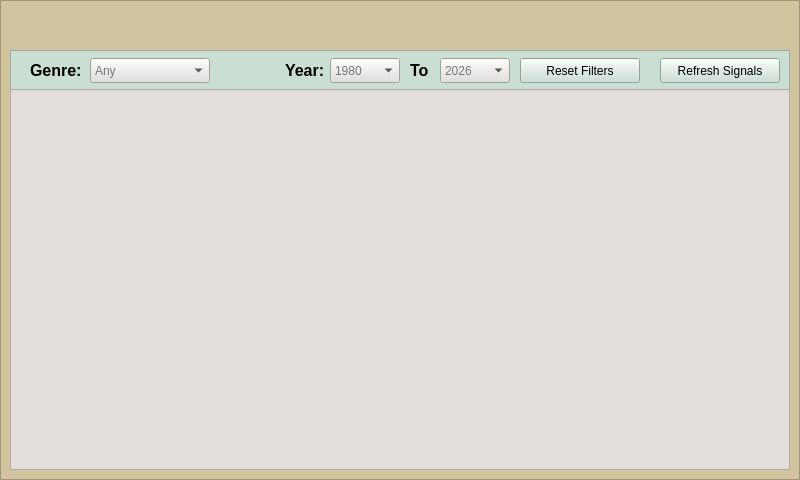
<?xml version="1.0" encoding="UTF-8"?>
<ui version="4.0">
 <class>MainWindow</class>
 <widget class="QMainWindow" name="MainWindow">
  <property name="geometry">
   <rect>
    <x>0</x>
    <y>0</y>
    <width>800</width>
    <height>480</height>
   </rect>
  </property>
  <property name="windowTitle">
   <string>MainWindow</string>
  </property>
  <widget class="QWidget" name="centralwidget">
   <widget class="QFrame" name="frame_background">
    <property name="geometry">
     <rect>
      <x>0</x>
      <y>0</y>
      <width>800</width>
      <height>480</height>
     </rect>
    </property>
    <property name="palette">
     <palette>
      <active>
       <colorrole role="Button">
        <brush brushstyle="SolidPattern">
         <color alpha="255">
          <red>210</red>
          <green>196</green>
          <blue>158</blue>
         </color>
        </brush>
       </colorrole>
       <colorrole role="Base">
        <brush brushstyle="SolidPattern">
         <color alpha="255">
          <red>210</red>
          <green>196</green>
          <blue>158</blue>
         </color>
        </brush>
       </colorrole>
       <colorrole role="Window">
        <brush brushstyle="SolidPattern">
         <color alpha="255">
          <red>210</red>
          <green>196</green>
          <blue>158</blue>
         </color>
        </brush>
       </colorrole>
      </active>
      <inactive>
       <colorrole role="Button">
        <brush brushstyle="SolidPattern">
         <color alpha="255">
          <red>210</red>
          <green>196</green>
          <blue>158</blue>
         </color>
        </brush>
       </colorrole>
       <colorrole role="Base">
        <brush brushstyle="SolidPattern">
         <color alpha="255">
          <red>210</red>
          <green>196</green>
          <blue>158</blue>
         </color>
        </brush>
       </colorrole>
       <colorrole role="Window">
        <brush brushstyle="SolidPattern">
         <color alpha="255">
          <red>210</red>
          <green>196</green>
          <blue>158</blue>
         </color>
        </brush>
       </colorrole>
      </inactive>
      <disabled>
       <colorrole role="Button">
        <brush brushstyle="SolidPattern">
         <color alpha="255">
          <red>210</red>
          <green>196</green>
          <blue>158</blue>
         </color>
        </brush>
       </colorrole>
       <colorrole role="Base">
        <brush brushstyle="SolidPattern">
         <color alpha="255">
          <red>210</red>
          <green>196</green>
          <blue>158</blue>
         </color>
        </brush>
       </colorrole>
       <colorrole role="Window">
        <brush brushstyle="SolidPattern">
         <color alpha="255">
          <red>210</red>
          <green>196</green>
          <blue>158</blue>
         </color>
        </brush>
       </colorrole>
      </disabled>
     </palette>
    </property>
    <property name="autoFillBackground">
     <bool>false</bool>
    </property>
    <property name="styleSheet">
     <string notr="true">background-color: rgb(210, 196, 158);</string>
    </property>
    <property name="frameShape">
     <enum>QFrame::Shape::StyledPanel</enum>
    </property>
    <property name="frameShadow">
     <enum>QFrame::Shadow::Raised</enum>
    </property>
    <widget class="QFrame" name="filters_frame">
     <property name="geometry">
      <rect>
       <x>10</x>
       <y>50</y>
       <width>780</width>
       <height>41</height>
      </rect>
     </property>
     <property name="styleSheet">
      <string notr="true">background-color: rgb(203, 222, 211);
border-color: rgb(79, 79, 79);</string>
     </property>
     <property name="frameShape">
      <enum>QFrame::Shape::StyledPanel</enum>
     </property>
     <property name="frameShadow">
      <enum>QFrame::Shadow::Raised</enum>
     </property>
     <property name="lineWidth">
      <number>1</number>
     </property>
     <property name="midLineWidth">
      <number>1</number>
     </property>
     <widget class="QLabel" name="genre_lbl">
      <property name="geometry">
       <rect>
        <x>20</x>
        <y>8</y>
        <width>60</width>
        <height>25</height>
       </rect>
      </property>
      <property name="palette">
       <palette>
        <active>
         <colorrole role="WindowText">
          <brush brushstyle="SolidPattern">
           <color alpha="255">
            <red>0</red>
            <green>0</green>
            <blue>0</blue>
           </color>
          </brush>
         </colorrole>
         <colorrole role="Button">
          <brush brushstyle="SolidPattern">
           <color alpha="255">
            <red>203</red>
            <green>222</green>
            <blue>211</blue>
           </color>
          </brush>
         </colorrole>
         <colorrole role="Text">
          <brush brushstyle="SolidPattern">
           <color alpha="255">
            <red>0</red>
            <green>0</green>
            <blue>0</blue>
           </color>
          </brush>
         </colorrole>
         <colorrole role="ButtonText">
          <brush brushstyle="SolidPattern">
           <color alpha="255">
            <red>0</red>
            <green>0</green>
            <blue>0</blue>
           </color>
          </brush>
         </colorrole>
         <colorrole role="Base">
          <brush brushstyle="SolidPattern">
           <color alpha="255">
            <red>203</red>
            <green>222</green>
            <blue>211</blue>
           </color>
          </brush>
         </colorrole>
         <colorrole role="Window">
          <brush brushstyle="SolidPattern">
           <color alpha="255">
            <red>203</red>
            <green>222</green>
            <blue>211</blue>
           </color>
          </brush>
         </colorrole>
         <colorrole role="PlaceholderText">
          <brush brushstyle="SolidPattern">
           <color alpha="128">
            <red>0</red>
            <green>0</green>
            <blue>0</blue>
           </color>
          </brush>
         </colorrole>
        </active>
        <inactive>
         <colorrole role="WindowText">
          <brush brushstyle="SolidPattern">
           <color alpha="255">
            <red>0</red>
            <green>0</green>
            <blue>0</blue>
           </color>
          </brush>
         </colorrole>
         <colorrole role="Button">
          <brush brushstyle="SolidPattern">
           <color alpha="255">
            <red>203</red>
            <green>222</green>
            <blue>211</blue>
           </color>
          </brush>
         </colorrole>
         <colorrole role="Text">
          <brush brushstyle="SolidPattern">
           <color alpha="255">
            <red>0</red>
            <green>0</green>
            <blue>0</blue>
           </color>
          </brush>
         </colorrole>
         <colorrole role="ButtonText">
          <brush brushstyle="SolidPattern">
           <color alpha="255">
            <red>0</red>
            <green>0</green>
            <blue>0</blue>
           </color>
          </brush>
         </colorrole>
         <colorrole role="Base">
          <brush brushstyle="SolidPattern">
           <color alpha="255">
            <red>203</red>
            <green>222</green>
            <blue>211</blue>
           </color>
          </brush>
         </colorrole>
         <colorrole role="Window">
          <brush brushstyle="SolidPattern">
           <color alpha="255">
            <red>203</red>
            <green>222</green>
            <blue>211</blue>
           </color>
          </brush>
         </colorrole>
         <colorrole role="PlaceholderText">
          <brush brushstyle="SolidPattern">
           <color alpha="128">
            <red>0</red>
            <green>0</green>
            <blue>0</blue>
           </color>
          </brush>
         </colorrole>
        </inactive>
        <disabled>
         <colorrole role="WindowText">
          <brush brushstyle="SolidPattern">
           <color alpha="255">
            <red>0</red>
            <green>0</green>
            <blue>0</blue>
           </color>
          </brush>
         </colorrole>
         <colorrole role="Button">
          <brush brushstyle="SolidPattern">
           <color alpha="255">
            <red>203</red>
            <green>222</green>
            <blue>211</blue>
           </color>
          </brush>
         </colorrole>
         <colorrole role="Text">
          <brush brushstyle="SolidPattern">
           <color alpha="255">
            <red>0</red>
            <green>0</green>
            <blue>0</blue>
           </color>
          </brush>
         </colorrole>
         <colorrole role="ButtonText">
          <brush brushstyle="SolidPattern">
           <color alpha="255">
            <red>0</red>
            <green>0</green>
            <blue>0</blue>
           </color>
          </brush>
         </colorrole>
         <colorrole role="Base">
          <brush brushstyle="SolidPattern">
           <color alpha="255">
            <red>203</red>
            <green>222</green>
            <blue>211</blue>
           </color>
          </brush>
         </colorrole>
         <colorrole role="Window">
          <brush brushstyle="SolidPattern">
           <color alpha="255">
            <red>203</red>
            <green>222</green>
            <blue>211</blue>
           </color>
          </brush>
         </colorrole>
         <colorrole role="PlaceholderText">
          <brush brushstyle="SolidPattern">
           <color alpha="128">
            <red>0</red>
            <green>0</green>
            <blue>0</blue>
           </color>
          </brush>
         </colorrole>
        </disabled>
       </palette>
      </property>
      <property name="font">
       <font>
        <pointsize>12</pointsize>
        <bold>true</bold>
       </font>
      </property>
      <property name="styleSheet">
       <string notr="true">color: rgb(0, 0, 0);</string>
      </property>
      <property name="text">
       <string>Genre:</string>
      </property>
     </widget>
     <widget class="QLabel" name="year_lbl_1">
      <property name="geometry">
       <rect>
        <x>275</x>
        <y>8</y>
        <width>40</width>
        <height>25</height>
       </rect>
      </property>
      <property name="palette">
       <palette>
        <active>
         <colorrole role="WindowText">
          <brush brushstyle="SolidPattern">
           <color alpha="255">
            <red>0</red>
            <green>0</green>
            <blue>0</blue>
           </color>
          </brush>
         </colorrole>
         <colorrole role="Button">
          <brush brushstyle="SolidPattern">
           <color alpha="255">
            <red>203</red>
            <green>222</green>
            <blue>211</blue>
           </color>
          </brush>
         </colorrole>
         <colorrole role="Text">
          <brush brushstyle="SolidPattern">
           <color alpha="255">
            <red>0</red>
            <green>0</green>
            <blue>0</blue>
           </color>
          </brush>
         </colorrole>
         <colorrole role="Base">
          <brush brushstyle="SolidPattern">
           <color alpha="255">
            <red>203</red>
            <green>222</green>
            <blue>211</blue>
           </color>
          </brush>
         </colorrole>
         <colorrole role="Window">
          <brush brushstyle="SolidPattern">
           <color alpha="255">
            <red>203</red>
            <green>222</green>
            <blue>211</blue>
           </color>
          </brush>
         </colorrole>
        </active>
        <inactive>
         <colorrole role="WindowText">
          <brush brushstyle="SolidPattern">
           <color alpha="255">
            <red>0</red>
            <green>0</green>
            <blue>0</blue>
           </color>
          </brush>
         </colorrole>
         <colorrole role="Button">
          <brush brushstyle="SolidPattern">
           <color alpha="255">
            <red>203</red>
            <green>222</green>
            <blue>211</blue>
           </color>
          </brush>
         </colorrole>
         <colorrole role="Text">
          <brush brushstyle="SolidPattern">
           <color alpha="255">
            <red>0</red>
            <green>0</green>
            <blue>0</blue>
           </color>
          </brush>
         </colorrole>
         <colorrole role="Base">
          <brush brushstyle="SolidPattern">
           <color alpha="255">
            <red>203</red>
            <green>222</green>
            <blue>211</blue>
           </color>
          </brush>
         </colorrole>
         <colorrole role="Window">
          <brush brushstyle="SolidPattern">
           <color alpha="255">
            <red>203</red>
            <green>222</green>
            <blue>211</blue>
           </color>
          </brush>
         </colorrole>
        </inactive>
        <disabled>
         <colorrole role="Button">
          <brush brushstyle="SolidPattern">
           <color alpha="255">
            <red>203</red>
            <green>222</green>
            <blue>211</blue>
           </color>
          </brush>
         </colorrole>
         <colorrole role="Base">
          <brush brushstyle="SolidPattern">
           <color alpha="255">
            <red>203</red>
            <green>222</green>
            <blue>211</blue>
           </color>
          </brush>
         </colorrole>
         <colorrole role="Window">
          <brush brushstyle="SolidPattern">
           <color alpha="255">
            <red>203</red>
            <green>222</green>
            <blue>211</blue>
           </color>
          </brush>
         </colorrole>
        </disabled>
       </palette>
      </property>
      <property name="font">
       <font>
        <pointsize>12</pointsize>
        <bold>true</bold>
       </font>
      </property>
      <property name="text">
       <string>Year:</string>
      </property>
     </widget>
     <widget class="QComboBox" name="genre_cmb">
      <property name="geometry">
       <rect>
        <x>80</x>
        <y>8</y>
        <width>120</width>
        <height>25</height>
       </rect>
      </property>
      <property name="styleSheet">
       <string notr="true">background-color: rgb(226, 223, 218);
color: rgb(0, 0, 0);
font: 12pt &quot;Segoe UI&quot;;</string>
      </property>
      <property name="placeholderText">
       <string>Any</string>
      </property>
      <item>
       <property name="text">
        <string>Any</string>
       </property>
      </item>
      <item>
       <property name="text">
        <string>Pop</string>
       </property>
      </item>
      <item>
       <property name="text">
        <string>Country</string>
       </property>
      </item>
      <item>
       <property name="text">
        <string>Rap</string>
       </property>
      </item>
      <item>
       <property name="text">
        <string>Metal</string>
       </property>
      </item>
     </widget>
     <widget class="QComboBox" name="year_cmb_1">
      <property name="geometry">
       <rect>
        <x>320</x>
        <y>8</y>
        <width>70</width>
        <height>25</height>
       </rect>
      </property>
      <property name="styleSheet">
       <string notr="true">background-color: rgb(226, 223, 218);
color: rgb(0, 0, 0);
font: 12pt &quot;Segoe UI&quot;;</string>
      </property>
      <property name="placeholderText">
       <string>1980</string>
      </property>
      <item>
       <property name="text">
        <string>1980</string>
       </property>
      </item>
      <item>
       <property name="text">
        <string>1981</string>
       </property>
      </item>
      <item>
       <property name="text">
        <string>1982</string>
       </property>
      </item>
      <item>
       <property name="text">
        <string>1983</string>
       </property>
      </item>
      <item>
       <property name="text">
        <string>1984</string>
       </property>
      </item>
      <item>
       <property name="text">
        <string>1985</string>
       </property>
      </item>
      <item>
       <property name="text">
        <string>1986</string>
       </property>
      </item>
      <item>
       <property name="text">
        <string>1987</string>
       </property>
      </item>
      <item>
       <property name="text">
        <string>1988</string>
       </property>
      </item>
      <item>
       <property name="text">
        <string>1989</string>
       </property>
      </item>
      <item>
       <property name="text">
        <string>1990</string>
       </property>
      </item>
      <item>
       <property name="text">
        <string>1991</string>
       </property>
      </item>
      <item>
       <property name="text">
        <string>1992</string>
       </property>
      </item>
      <item>
       <property name="text">
        <string>1993</string>
       </property>
      </item>
      <item>
       <property name="text">
        <string>1994</string>
       </property>
      </item>
      <item>
       <property name="text">
        <string>1995</string>
       </property>
      </item>
      <item>
       <property name="text">
        <string>1996</string>
       </property>
      </item>
      <item>
       <property name="text">
        <string>1997</string>
       </property>
      </item>
      <item>
       <property name="text">
        <string>1998</string>
       </property>
      </item>
      <item>
       <property name="text">
        <string>1999</string>
       </property>
      </item>
      <item>
       <property name="text">
        <string>2000</string>
       </property>
      </item>
      <item>
       <property name="text">
        <string>2001</string>
       </property>
      </item>
      <item>
       <property name="text">
        <string>2002</string>
       </property>
      </item>
      <item>
       <property name="text">
        <string>2003</string>
       </property>
      </item>
      <item>
       <property name="text">
        <string>2004</string>
       </property>
      </item>
      <item>
       <property name="text">
        <string>2005</string>
       </property>
      </item>
      <item>
       <property name="text">
        <string>2006</string>
       </property>
      </item>
      <item>
       <property name="text">
        <string>2007</string>
       </property>
      </item>
      <item>
       <property name="text">
        <string>2008</string>
       </property>
      </item>
      <item>
       <property name="text">
        <string>2009</string>
       </property>
      </item>
      <item>
       <property name="text">
        <string>2010</string>
       </property>
      </item>
      <item>
       <property name="text">
        <string>2011</string>
       </property>
      </item>
      <item>
       <property name="text">
        <string>2012</string>
       </property>
      </item>
      <item>
       <property name="text">
        <string>2013</string>
       </property>
      </item>
      <item>
       <property name="text">
        <string>2014</string>
       </property>
      </item>
      <item>
       <property name="text">
        <string>2015</string>
       </property>
      </item>
      <item>
       <property name="text">
        <string>2016</string>
       </property>
      </item>
      <item>
       <property name="text">
        <string>2017</string>
       </property>
      </item>
      <item>
       <property name="text">
        <string>2018</string>
       </property>
      </item>
      <item>
       <property name="text">
        <string>2019</string>
       </property>
      </item>
      <item>
       <property name="text">
        <string>2020</string>
       </property>
      </item>
      <item>
       <property name="text">
        <string>2021</string>
       </property>
      </item>
      <item>
       <property name="text">
        <string>2022</string>
       </property>
      </item>
      <item>
       <property name="text">
        <string>2023</string>
       </property>
      </item>
      <item>
       <property name="text">
        <string>2024</string>
       </property>
      </item>
      <item>
       <property name="text">
        <string>2025</string>
       </property>
      </item>
      <item>
       <property name="text">
        <string>2026</string>
       </property>
      </item>
     </widget>
     <widget class="QLabel" name="year_lbl_2">
      <property name="geometry">
       <rect>
        <x>400</x>
        <y>8</y>
        <width>20</width>
        <height>25</height>
       </rect>
      </property>
      <property name="palette">
       <palette>
        <active>
         <colorrole role="WindowText">
          <brush brushstyle="SolidPattern">
           <color alpha="255">
            <red>0</red>
            <green>0</green>
            <blue>0</blue>
           </color>
          </brush>
         </colorrole>
         <colorrole role="Button">
          <brush brushstyle="SolidPattern">
           <color alpha="255">
            <red>203</red>
            <green>222</green>
            <blue>211</blue>
           </color>
          </brush>
         </colorrole>
         <colorrole role="Text">
          <brush brushstyle="SolidPattern">
           <color alpha="255">
            <red>0</red>
            <green>0</green>
            <blue>0</blue>
           </color>
          </brush>
         </colorrole>
         <colorrole role="Base">
          <brush brushstyle="SolidPattern">
           <color alpha="255">
            <red>203</red>
            <green>222</green>
            <blue>211</blue>
           </color>
          </brush>
         </colorrole>
         <colorrole role="Window">
          <brush brushstyle="SolidPattern">
           <color alpha="255">
            <red>203</red>
            <green>222</green>
            <blue>211</blue>
           </color>
          </brush>
         </colorrole>
        </active>
        <inactive>
         <colorrole role="WindowText">
          <brush brushstyle="SolidPattern">
           <color alpha="255">
            <red>0</red>
            <green>0</green>
            <blue>0</blue>
           </color>
          </brush>
         </colorrole>
         <colorrole role="Button">
          <brush brushstyle="SolidPattern">
           <color alpha="255">
            <red>203</red>
            <green>222</green>
            <blue>211</blue>
           </color>
          </brush>
         </colorrole>
         <colorrole role="Text">
          <brush brushstyle="SolidPattern">
           <color alpha="255">
            <red>0</red>
            <green>0</green>
            <blue>0</blue>
           </color>
          </brush>
         </colorrole>
         <colorrole role="Base">
          <brush brushstyle="SolidPattern">
           <color alpha="255">
            <red>203</red>
            <green>222</green>
            <blue>211</blue>
           </color>
          </brush>
         </colorrole>
         <colorrole role="Window">
          <brush brushstyle="SolidPattern">
           <color alpha="255">
            <red>203</red>
            <green>222</green>
            <blue>211</blue>
           </color>
          </brush>
         </colorrole>
        </inactive>
        <disabled>
         <colorrole role="Button">
          <brush brushstyle="SolidPattern">
           <color alpha="255">
            <red>203</red>
            <green>222</green>
            <blue>211</blue>
           </color>
          </brush>
         </colorrole>
         <colorrole role="Base">
          <brush brushstyle="SolidPattern">
           <color alpha="255">
            <red>203</red>
            <green>222</green>
            <blue>211</blue>
           </color>
          </brush>
         </colorrole>
         <colorrole role="Window">
          <brush brushstyle="SolidPattern">
           <color alpha="255">
            <red>203</red>
            <green>222</green>
            <blue>211</blue>
           </color>
          </brush>
         </colorrole>
        </disabled>
       </palette>
      </property>
      <property name="font">
       <font>
        <pointsize>12</pointsize>
        <bold>true</bold>
       </font>
      </property>
      <property name="text">
       <string>To</string>
      </property>
     </widget>
     <widget class="QComboBox" name="year_cmb_2">
      <property name="geometry">
       <rect>
        <x>430</x>
        <y>8</y>
        <width>70</width>
        <height>25</height>
       </rect>
      </property>
      <property name="styleSheet">
       <string notr="true">background-color: rgb(226, 223, 218);
color: rgb(0, 0, 0);
font: 12pt &quot;Segoe UI&quot;;</string>
      </property>
      <property name="placeholderText">
       <string>2026</string>
      </property>
      <item>
       <property name="text">
        <string>1980</string>
       </property>
      </item>
      <item>
       <property name="text">
        <string>1981</string>
       </property>
      </item>
      <item>
       <property name="text">
        <string>1982</string>
       </property>
      </item>
      <item>
       <property name="text">
        <string>1983</string>
       </property>
      </item>
      <item>
       <property name="text">
        <string>1984</string>
       </property>
      </item>
      <item>
       <property name="text">
        <string>1985</string>
       </property>
      </item>
      <item>
       <property name="text">
        <string>1986</string>
       </property>
      </item>
      <item>
       <property name="text">
        <string>1987</string>
       </property>
      </item>
      <item>
       <property name="text">
        <string>1988</string>
       </property>
      </item>
      <item>
       <property name="text">
        <string>1989</string>
       </property>
      </item>
      <item>
       <property name="text">
        <string>1990</string>
       </property>
      </item>
      <item>
       <property name="text">
        <string>1991</string>
       </property>
      </item>
      <item>
       <property name="text">
        <string>1992</string>
       </property>
      </item>
      <item>
       <property name="text">
        <string>1993</string>
       </property>
      </item>
      <item>
       <property name="text">
        <string>1994</string>
       </property>
      </item>
      <item>
       <property name="text">
        <string>1995</string>
       </property>
      </item>
      <item>
       <property name="text">
        <string>1996</string>
       </property>
      </item>
      <item>
       <property name="text">
        <string>1997</string>
       </property>
      </item>
      <item>
       <property name="text">
        <string>1998</string>
       </property>
      </item>
      <item>
       <property name="text">
        <string>1999</string>
       </property>
      </item>
      <item>
       <property name="text">
        <string>2000</string>
       </property>
      </item>
      <item>
       <property name="text">
        <string>2001</string>
       </property>
      </item>
      <item>
       <property name="text">
        <string>2002</string>
       </property>
      </item>
      <item>
       <property name="text">
        <string>2003</string>
       </property>
      </item>
      <item>
       <property name="text">
        <string>2004</string>
       </property>
      </item>
      <item>
       <property name="text">
        <string>2005</string>
       </property>
      </item>
      <item>
       <property name="text">
        <string>2006</string>
       </property>
      </item>
      <item>
       <property name="text">
        <string>2007</string>
       </property>
      </item>
      <item>
       <property name="text">
        <string>2008</string>
       </property>
      </item>
      <item>
       <property name="text">
        <string>2009</string>
       </property>
      </item>
      <item>
       <property name="text">
        <string>2010</string>
       </property>
      </item>
      <item>
       <property name="text">
        <string>2011</string>
       </property>
      </item>
      <item>
       <property name="text">
        <string>2012</string>
       </property>
      </item>
      <item>
       <property name="text">
        <string>2013</string>
       </property>
      </item>
      <item>
       <property name="text">
        <string>2014</string>
       </property>
      </item>
      <item>
       <property name="text">
        <string>2015</string>
       </property>
      </item>
      <item>
       <property name="text">
        <string>2016</string>
       </property>
      </item>
      <item>
       <property name="text">
        <string>2017</string>
       </property>
      </item>
      <item>
       <property name="text">
        <string>2018</string>
       </property>
      </item>
      <item>
       <property name="text">
        <string>2019</string>
       </property>
      </item>
      <item>
       <property name="text">
        <string>2020</string>
       </property>
      </item>
      <item>
       <property name="text">
        <string>2021</string>
       </property>
      </item>
      <item>
       <property name="text">
        <string>2022</string>
       </property>
      </item>
      <item>
       <property name="text">
        <string>2023</string>
       </property>
      </item>
      <item>
       <property name="text">
        <string>2024</string>
       </property>
      </item>
      <item>
       <property name="text">
        <string>2025</string>
       </property>
      </item>
      <item>
       <property name="text">
        <string>2026</string>
       </property>
      </item>
     </widget>
     <widget class="QPushButton" name="resetfilter_btn">
      <property name="geometry">
       <rect>
        <x>510</x>
        <y>8</y>
        <width>120</width>
        <height>25</height>
       </rect>
      </property>
      <property name="styleSheet">
       <string notr="true">color: rgb(0, 0, 0);</string>
      </property>
      <property name="text">
       <string>Reset Filters</string>
      </property>
     </widget>
     <widget class="QPushButton" name="refreshsignals_btn">
      <property name="geometry">
       <rect>
        <x>650</x>
        <y>8</y>
        <width>120</width>
        <height>25</height>
       </rect>
      </property>
      <property name="styleSheet">
       <string notr="true">color: rgb(0, 0, 0);</string>
      </property>
      <property name="text">
       <string>Refresh Signals</string>
      </property>
     </widget>
    </widget>
    <widget class="QLabel" name="time_lbl">
     <property name="geometry">
      <rect>
       <x>370</x>
       <y>10</y>
       <width>80</width>
       <height>30</height>
      </rect>
     </property>
     <property name="palette">
      <palette>
       <active>
        <colorrole role="WindowText">
         <brush brushstyle="SolidPattern">
          <color alpha="255">
           <red>0</red>
           <green>0</green>
           <blue>0</blue>
          </color>
         </brush>
        </colorrole>
        <colorrole role="Button">
         <brush brushstyle="SolidPattern">
          <color alpha="255">
           <red>210</red>
           <green>196</green>
           <blue>158</blue>
          </color>
         </brush>
        </colorrole>
        <colorrole role="Text">
         <brush brushstyle="SolidPattern">
          <color alpha="255">
           <red>0</red>
           <green>0</green>
           <blue>0</blue>
          </color>
         </brush>
        </colorrole>
        <colorrole role="Base">
         <brush brushstyle="SolidPattern">
          <color alpha="255">
           <red>210</red>
           <green>196</green>
           <blue>158</blue>
          </color>
         </brush>
        </colorrole>
        <colorrole role="Window">
         <brush brushstyle="SolidPattern">
          <color alpha="255">
           <red>210</red>
           <green>196</green>
           <blue>158</blue>
          </color>
         </brush>
        </colorrole>
       </active>
       <inactive>
        <colorrole role="WindowText">
         <brush brushstyle="SolidPattern">
          <color alpha="255">
           <red>0</red>
           <green>0</green>
           <blue>0</blue>
          </color>
         </brush>
        </colorrole>
        <colorrole role="Button">
         <brush brushstyle="SolidPattern">
          <color alpha="255">
           <red>210</red>
           <green>196</green>
           <blue>158</blue>
          </color>
         </brush>
        </colorrole>
        <colorrole role="Text">
         <brush brushstyle="SolidPattern">
          <color alpha="255">
           <red>0</red>
           <green>0</green>
           <blue>0</blue>
          </color>
         </brush>
        </colorrole>
        <colorrole role="Base">
         <brush brushstyle="SolidPattern">
          <color alpha="255">
           <red>210</red>
           <green>196</green>
           <blue>158</blue>
          </color>
         </brush>
        </colorrole>
        <colorrole role="Window">
         <brush brushstyle="SolidPattern">
          <color alpha="255">
           <red>210</red>
           <green>196</green>
           <blue>158</blue>
          </color>
         </brush>
        </colorrole>
       </inactive>
       <disabled>
        <colorrole role="Button">
         <brush brushstyle="SolidPattern">
          <color alpha="255">
           <red>210</red>
           <green>196</green>
           <blue>158</blue>
          </color>
         </brush>
        </colorrole>
        <colorrole role="Base">
         <brush brushstyle="SolidPattern">
          <color alpha="255">
           <red>210</red>
           <green>196</green>
           <blue>158</blue>
          </color>
         </brush>
        </colorrole>
        <colorrole role="Window">
         <brush brushstyle="SolidPattern">
          <color alpha="255">
           <red>210</red>
           <green>196</green>
           <blue>158</blue>
          </color>
         </brush>
        </colorrole>
       </disabled>
      </palette>
     </property>
     <property name="font">
      <font>
       <pointsize>17</pointsize>
       <bold>true</bold>
      </font>
     </property>
     <property name="text">
      <string/>
     </property>
    </widget>
    <widget class="QFrame" name="dashboard_frame">
     <property name="geometry">
      <rect>
       <x>10</x>
       <y>89</y>
       <width>780</width>
       <height>381</height>
      </rect>
     </property>
     <property name="styleSheet">
      <string notr="true">background-color: rgb(226, 223, 218);</string>
     </property>
     <property name="frameShape">
      <enum>QFrame::Shape::StyledPanel</enum>
     </property>
     <property name="frameShadow">
      <enum>QFrame::Shadow::Raised</enum>
     </property>
     <widget class="QTableView" name="dashboard_table">
      <property name="geometry">
       <rect>
        <x>0</x>
        <y>0</y>
        <width>780</width>
        <height>381</height>
       </rect>
      </property>
      <property name="styleSheet">
       <string notr="true">color: rgb(0, 0, 0);</string>
      </property>
     </widget>
    </widget>
   </widget>
  </widget>
 </widget>
 <resources/>
 <connections/>
</ui>
